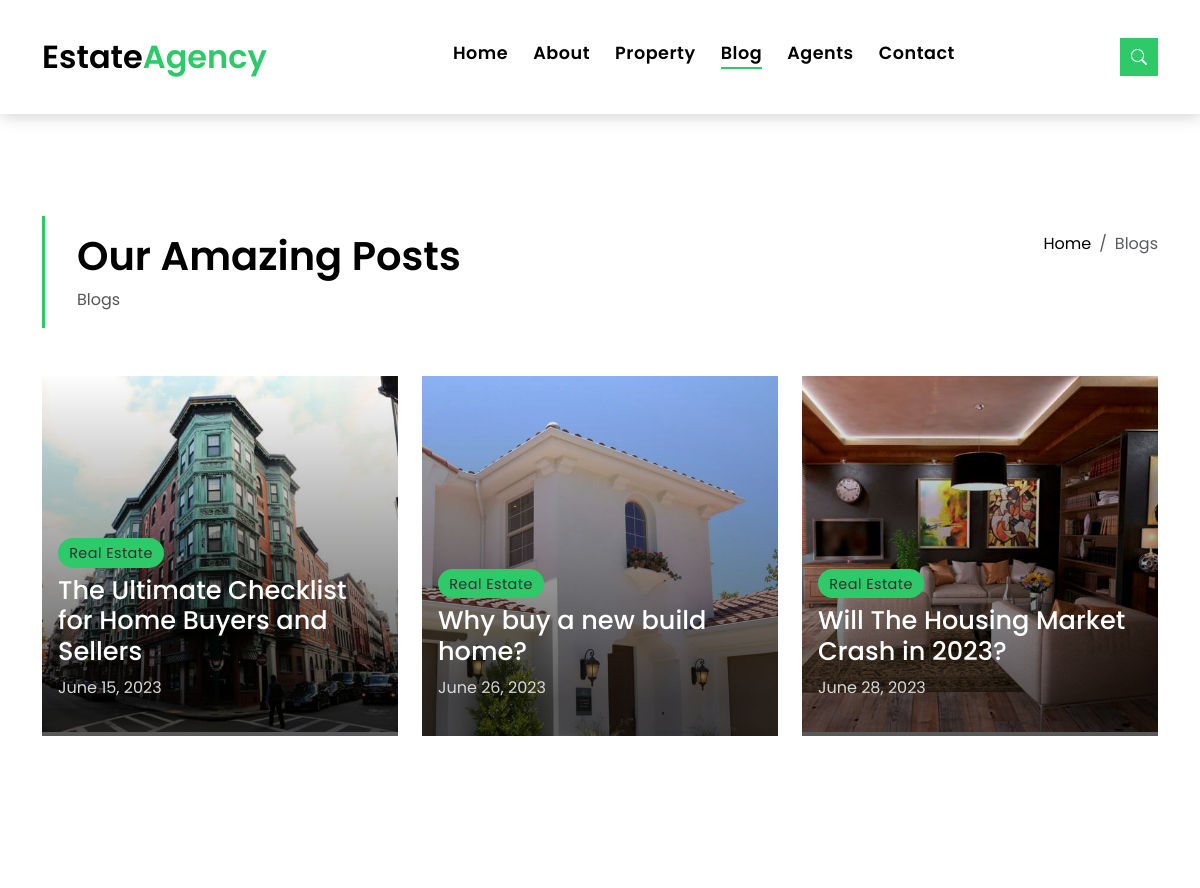
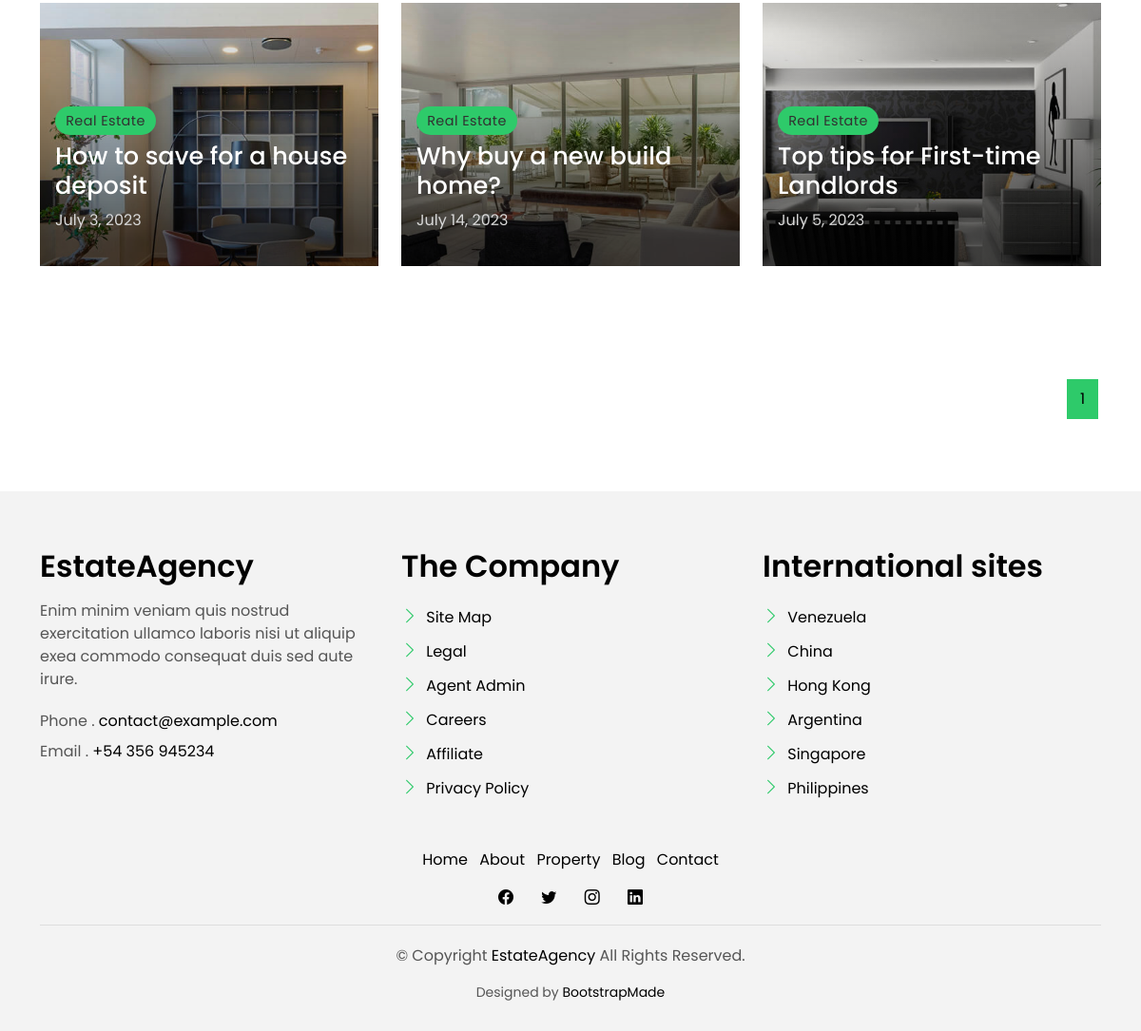
Page /blogGrid/ on the committed database (2 pictures, top to bottom).
### Main/models.py (models this page shows, shortened)
class Post(models.Model):
    title = models.CharField(max_length=200)
    image=models.ImageField(upload_to='posts')
    author = models.CharField(max_length=200)
    category = models.CharField(max_length=200)
    date=models.DateField()
    content=RichTextField(blank=True,null=True)

### Main/views.py (the view)
# urls.py: path('blogGrid/',views.blogGrid,name='blogGrid'),
def blogGrid(request):
    data=Post.objects.all()
    page=Paginator(data,6)
    page_list=request.GET.get('page')
    page=page.get_page(page_list)
    return render(request,"blog-grid.html",{"page":page})

### templates/blog-grid.html (shortened to what this page needs)
{% extends 'base.html' %}
{% load static %}
{% block blogactive %} active{% endblock blogactive %}
{% block content %}
  <main id="main">
    <section class="intro-single">
      <div class="container">
        <div class="row">
          <div class="col-md-12 col-lg-8">
            <div class="title-single-box">
              <h1 class="title-single">Our Amazing Posts</h1>
              <span class="color-text-a">Blogs</span>
            </div>
          </div>
          <div class="col-md-12 col-lg-4">
            <nav aria-label="breadcrumb" class="breadcrumb-box d-flex justify-content-lg-end">
              <ol class="breadcrumb">
                <li class="breadcrumb-item">
                  <a href="/">Home</a>
                </li>
                <li class="breadcrumb-item active" aria-current="page">
                  Blogs
                </li>
              </ol>
            </nav>
          </div>
        </div>
      </div>
    </section>
    <section class="news-grid grid">
      <div class="container">
        <div class="row">
          {% for b in page.object_list %}
          <div class="col-md-4">
            <div class="card-box-b card-shadow news-box" style="height:70%">
              <div class="img-box-b">
                <img src="{{b.image.url}}" alt="" class="img-b img-fluid">
              </div>
              <div class="card-overlay">
                <div class="card-header-b">
                  <div class="card-category-b">
                    <a href="#" class="category-b">{{b.category}}</a>
                  </div>
                  <div class="card-title-b">
                    <h2 class="title-2">
                      <a href="/blog/{{b.id}}/">{{b.title}}
                        </a>
                    </h2>
                  </div>
                  <div class="card-date">
                    <span class="date-b">{{b.date}}</span>
                  </div>
                </div>
              </div>
            </div>
          </div>
          {% endfor %}
        </div>
        <div class="row">
          <div class="col-sm-12">
            <nav class="pagination-a">
              <ul class="pagination justify-content-end">
                {% for num_page in page.paginator.page_range%}
                 {% if page.number == num_page %}
                <li class="page-item active">
                  <a class="page-link" href="{% url 'blogGrid' %}?page={{num_page}}">{{num_page}}</a>
                </li>
                 {% else %}
                 <li class="page-item">
                  <a class="page-link" href="{% url 'blogGrid' %}?page={{num_page}}">{{num_page}}</a>
                </li>
                {% endif %}
                {% endfor %}
              </ul>
            </nav>
          </div>
        </div>
      </div>
    </section>
  </main>
{% endblock %}

### templates/base.html (shortened to what this page needs)
{% load static %}
{% load static %}
<!DOCTYPE html>
<html lang="en">
<head>
  <link href="{% static '/vendor/animate.css/animate.min.css'%}" rel="stylesheet">
  <link href="{% static '/vendor/bootstrap/css/bootstrap.min.css'%}" rel="stylesheet">
  <link href="{% static '/vendor/bootstrap-icons/bootstrap-icons.css'%}" rel="stylesheet">
  <link href="{% static '/vendor/swiper/swiper-bundle.min.css'%}" rel="stylesheet">
  <link href="{% static '/css/style.css'%}" rel="stylesheet">
</head>
<body>
  <nav class="navbar navbar-default navbar-trans navbar-expand-lg fixed-top">
    <div class="container">
      <a class="navbar-brand text-brand" href="/">Estate<span class="color-b">Agency</span></a>
      <div class="navbar-collapse collapse justify-content-center" id="navbarDefault">
        <ul class="navbar-nav">
          <li class="nav-item">
            <a class="nav-link {% block homeactive %} {% endblock homeactive%}" href="/">Home</a>
          </li>
          <li class="nav-item">
            <a class="nav-link {% block aboutactive %} {% endblock aboutactive %} " href="/about/">About</a>
          </li>
          <li class="nav-item">
            <a class="nav-link {% block propertyactive %} {% endblock propertyactive %} " href="/propertyGrid/">Property</a>
          </li>
          <li class="nav-item">
            <a class="nav-link {% block blogactive %} {% endblock blogactive %}" href="/blogGrid/">Blog</a>
          </li>
          <li class="nav-item">
            <a class="nav-link {% block agentsactive %} {% endblock agentsactive %}" href="/agentGrid/">Agents</a>
          </li>
          <li class="nav-item">
            <a class="nav-link {% block contactactive %} {% endblock contactactive %}" href="/contact/">Contact</a>
          </li>
        </ul>
      </div>
      <button type="button" class="btn btn-b-n navbar-toggle-box navbar-toggle-box-collapse" data-bs-toggle="collapse" data-bs-target="#navbarTogglerDemo01">
        <i class="bi bi-search"></i>
      </button>
    </div>
  </nav>
  {% block content %}
  {% endblock %}
  <section class="section-footer">
    <div class="container">
      <div class="row">
        <div class="col-sm-12 col-md-4">
          <div class="widget-a">
            <div class="w-header-a">
              <h3 class="w-title-a text-brand">EstateAgency</h3>
            </div>
            <div class="w-body-a">
              <p class="w-text-a color-text-a">
                Enim minim veniam quis nostrud exercitation ullamco laboris nisi ut aliquip exea commodo consequat duis
                sed aute irure.
              </p>
            </div>
            <div class="w-footer-a">
              <ul class="list-unstyled">
                <li class="color-a">
                  <span class="color-text-a">Phone .</span> contact@example.com
                </li>
                <li class="color-a">
                  <span class="color-text-a">Email .</span> +54 356 945234
                </li>
              </ul>
            </div>
          </div>
        </div>
        <div class="col-sm-12 col-md-4 section-md-t3">
          <div class="widget-a">
            <div class="w-header-a">
              <h3 class="w-title-a text-brand">The Company</h3>
            </div>
            <div class="w-body-a">
              <div class="w-body-a">
                <ul class="list-unstyled">
                  <li class="item-list-a">
                    <i class="bi bi-chevron-right"></i> <a href="#">Site Map</a>
                  </li>
                  <li class="item-list-a">
                    <i class="bi bi-chevron-right"></i> <a href="#">Legal</a>
                  </li>
                  <li class="item-list-a">
                    <i class="bi bi-chevron-right"></i> <a href="#">Agent Admin</a>
                  </li>
                  <li class="item-list-a">
                    <i class="bi bi-chevron-right"></i> <a href="#">Careers</a>
                  </li>
                  <li class="item-list-a">
                    <i class="bi bi-chevron-right"></i> <a href="#">Affiliate</a>
                  </li>
                  <li class="item-list-a">
                    <i class="bi bi-chevron-right"></i> <a href="#">Privacy Policy</a>
                  </li>
                </ul>
              </div>
            </div>
          </div>
        </div>
        <div class="col-sm-12 col-md-4 section-md-t3">
          <div class="widget-a">
            <div class="w-header-a">
              <h3 class="w-title-a text-brand">International sites</h3>
            </div>
            <div class="w-body-a">
              <ul class="list-unstyled">
                <li class="item-list-a">
                  <i class="bi bi-chevron-right"></i> <a href="#">Venezuela</a>
                </li>
                <li class="item-list-a">
                  <i class="bi bi-chevron-right"></i> <a href="#">China</a>
                </li>
                <li class="item-list-a">
                  <i class="bi bi-chevron-right"></i> <a href="#">Hong Kong</a>
                </li>
                <li class="item-list-a">
                  <i class="bi bi-chevron-right"></i> <a href="#">Argentina</a>
                </li>
                <li class="item-list-a">
                  <i class="bi bi-chevron-right"></i> <a href="#">Singapore</a>
                </li>
                <li class="item-list-a">
                  <i class="bi bi-chevron-right"></i> <a href="#">Philippines</a>
                </li>
              </ul>
            </div>
          </div>
        </div>
      </div>
    </div>
  </section>
  <footer>
    <div class="container">
      <div class="row">
        <div class="col-md-12">
          <nav class="nav-footer">
            <ul class="list-inline">
              <li class="list-inline-item">
                <a href="/">Home</a>
              </li>
              <li class="list-inline-item">
                <a href="/about/">About</a>
              </li>
              <li class="list-inline-item">
                <a href="/propertyGrid/">Property</a>
              </li>
              <li class="list-inline-item">
                <a href="/blogGrid/">Blog</a>
              </li>
              <li class="list-inline-item">
                <a href="/contact/">Contact</a>
              </li>
            </ul>
          </nav>
          <div class="socials-a">
            <ul class="list-inline">
              <li class="list-inline-item">
                <a href="#">
                  <i class="bi bi-facebook" aria-hidden="true"></i>
                </a>
              </li>
              <li class="list-inline-item">
                <a href="#">
                  <i class="bi bi-twitter" aria-hidden="true"></i>
                </a>
              </li>
              <li class="list-inline-item">
                <a href="#">
                  <i class="bi bi-instagram" aria-hidden="true"></i>
                </a>
              </li>
              <li class="list-inline-item">
                <a href="#">
                  <i class="bi bi-linkedin" aria-hidden="true"></i>
                </a>
              </li>
            </ul>
          </div>
          <div class="copyright-footer">
            <p class="copyright color-text-a">
              &copy; Copyright
              <span class="color-a">EstateAgency</span> All Rights Reserved.
            </p>
          </div>
          <div class="credits">
            Designed by <a href="https://bootstrapmade.com/">BootstrapMade</a>
          </div>
        </div>
      </div>
    </div>
  </footer>
</body>
</html>

### rows in the picture
Post: image (picture), category "Real Estate", title "The Ultimate Checklist for Home Buyers and Sellers", date "June 15, 2023"
Post: image (picture), category "Real Estate", title "Why buy a new build home?", date "June 26, 2023"
Post: image (picture), category "Real Estate", title "Will The Housing Market Crash in 2023?", date "June 28, 2023"
Post: image (picture), category "Real Estate", title "How to save for a house deposit", date "July 3, 2023"
Post: image (picture), category "Real Estate", title "Why buy a new build home?", date "July 14, 2023"
Post: image (picture), category "Real Estate", title "Top tips for First-time Landlords", date "July 5, 2023"

### other values in the picture
{{ num_page }} "1"
